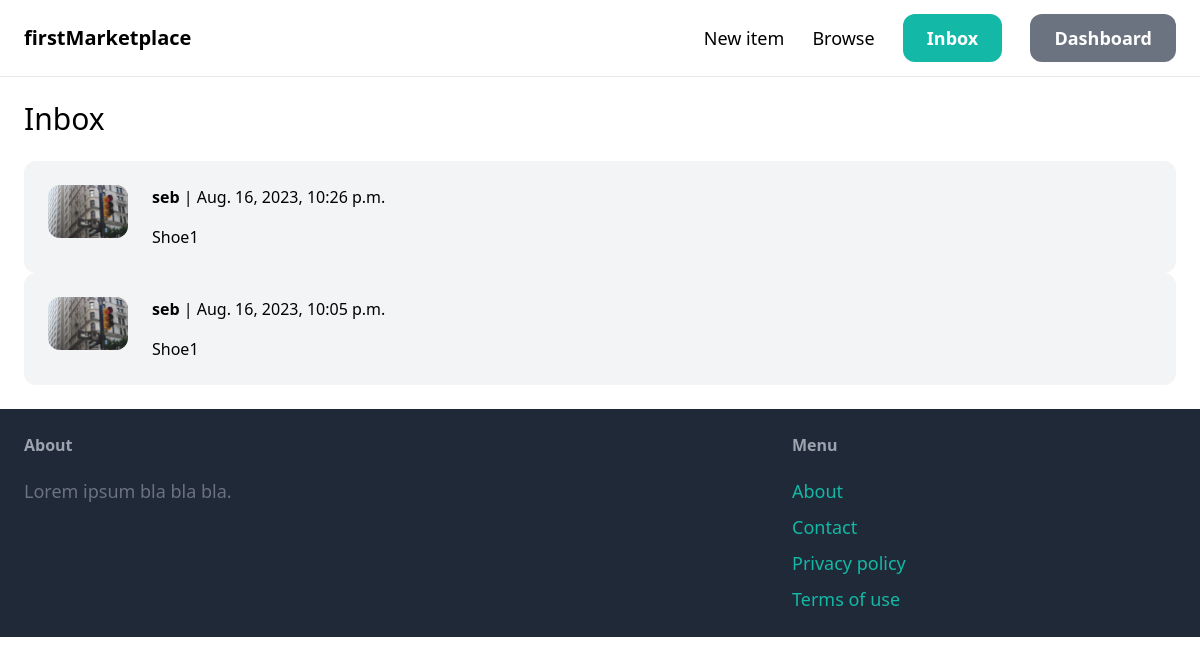
The page /inbox/ (signed in) on the database its author committed.
### conversation/models.py (models this page shows)
class Conversation(models.Model):
    item = models.ForeignKey(Item, related_name='conversations', on_delete=models.CASCADE)
    members = models.ManyToManyField(User, related_name='conversations')
    created_at = models.DateTimeField(auto_now_add=True)
    modified_at = models.DateTimeField(auto_now=True)
    class Meta:
        ordering = ('-modified_at',)

### item/models.py (models this page shows, shortened)
class Item(models.Model):
    name = models.CharField(max_length=255, verbose_name='Item name')
    description = models.TextField(verbose_name='Item description')
    price = models.DecimalField(max_digits=10, decimal_places=2, verbose_name='Item price', blank=True, null=True)
    image = models.ImageField(upload_to='item_images', verbose_name='Item image', blank=True, null=True)
    is_sold = models.BooleanField(default=False, verbose_name='Is item sold?')
    created_at = models.DateTimeField(auto_now_add=True, verbose_name='Created at') #django sets time automatically
    created_by = models.ForeignKey(User, related_name='items', on_delete=models.CASCADE, verbose_name='Created by')
    category = models.ForeignKey(Category, related_name='items' , on_delete=models.CASCADE, verbose_name='Item category')
    class Meta:
        verbose_name = 'Item'
        verbose_name_plural = 'Items'
        ordering = ['name']

### conversation/views.py (the view)
# urls.py: path('',views.inbox, name='inbox'),
@login_required
def inbox(request):
    conversations = Conversation.objects.filter(members__in=[request.user.id])
    return render(request, 'conversation/inbox.html', {
        'conversations': conversations
    })

### conversation/templates/conversation/inbox.html (shortened to what this page needs)
{% extends 'core/base.html' %}
{% block content %}
    <h1 class="mb-6 text-3xl">Inbox</h1>
    <div class="space-y-6">
        {% for conversation in conversations %}
        <a href="{% url 'conversation:detail' conversation.id %}">
            <div class="p-6 flex bg-gray-100 rounded-xl">
                <div class="pr-6">
                    <img src="{{ conversation.item.image.url }}" class="w-20 rounded-xl" alt="">
                </div>
                <div>
                    {% for member in conversation.members.all %}
                        {% if member != request.user %}
                            <p class="mb-4"><strong>{{ member.username }}</strong> | {{ conversation.modified_at }}</p>
                            <p>{{ conversation.item.name }}</p>
                        {% endif %}
                    {% endfor %}
                </div>
            </div>
        </a>
        {% endfor %}
    </div>
{% endblock %}

### core/templates/core/base.html (shortened to what this page needs)
<!DOCTYPE html>
<html lang="en">
<head>
    <script src="https://cdn.tailwindcss.com"></script>
</head>
<body>
    <nav class="py-6 px-6 flex justify-between items-center border-b border-gray-200">
            <a href ="/" class="text-xl font-semibold">firstMarketplace</a>
            <div class="space-x-6">
                <a href="{% url 'item:new' %}" class="text-lg font semibold hover:text-gray-500" >New item</a>
                <a href="{% url 'item:items' %}" class="text-lg font semibold hover:text-gray-500" >Browse</a>
                {% if request.user.is_authenticated %}
                <a href="{% url 'conversation:inbox' %}" class="px-6 py-3 text-lg font-semibold bg-teal-500 text-white rounded-xl hover:bg-teal-700">Inbox</a>
                <a href="{% url 'dashboard:index' %}" class="px-6 py-3 text-lg font-semibold bg-gray-500 text-white rounded-xl hover:bg-gray-700">Dashboard</a>
                {% else %}
                <a href="{% url 'core:signup' %}" class="px-6 py-3 text-lg font-semibold bg-teal-500 text-white rounded-xl hover:bg-teal-700">Sign up</a>
                <a href="{% url 'core:login' %}" class="px-6 py-3 text-lg font-semibold bg-gray-500 text-white rounded-xl hover:bg-gray-700">Log in</a>
                {% endif %}
            </div>
    </nav>
    <div class="px-6 py-6">
        {% block content %}
        {% endblock %}
    </div>
    <footer class="py-6 px-6 flex justify-between bg-gray-800">
        <div class="w-2/3 pr-10">
            <h3 class="mb-5 font-semibold text-gray-400">About</h3>
            <p class="text-lg text-gray-500">Lorem ipsum bla bla bla.</p>
        </div>
        <div class="w-1/3">
            <h3 class="mb-5 font-semibold text-gray-400">Menu</h3>
            <ul class="space-y-2">
                <li><a href="#" class="text-lg text-teal-500 hover:text-teal-700">About</a></li>
                <li><a href="{% url 'core:contact' %}" class="text-lg text-teal-500 hover:text-teal-700">Contact</a></li>
                <li><a href="#" class="text-lg text-teal-500 hover:text-teal-700">Privacy policy</a></li>
                <li><a href="#" class="text-lg text-teal-500 hover:text-teal-700">Terms of use</a></li>
            </ul>
    </footer>
</body>
</html>

### rows shown on the page
Conversation: item.image (picture), modified_at "Aug. 16, 2023, 10:26 p.m.", item.name "Shoe1"
Conversation: item.image (picture), modified_at "Aug. 16, 2023, 10:05 p.m.", item.name "Shoe1"

### other values the page prints
{{ member.username }} "seb"
